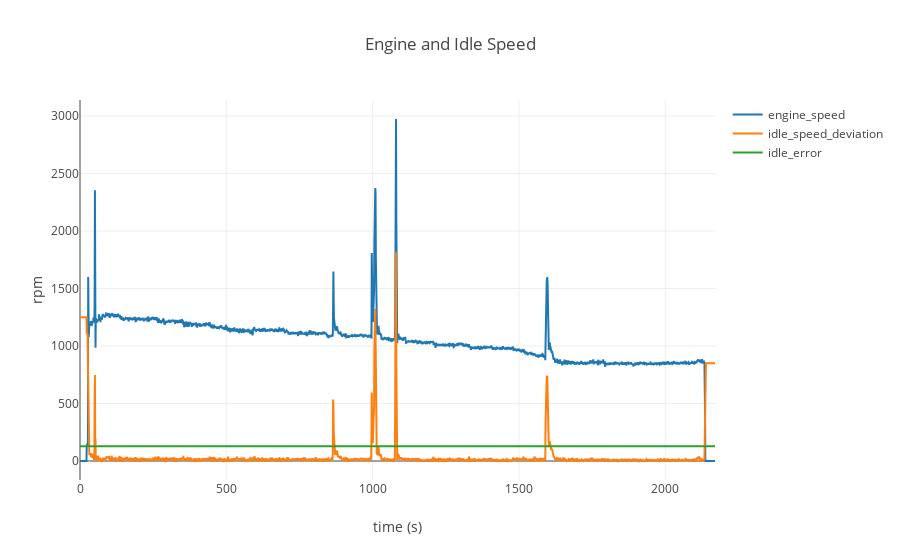

Notebook source saved alongside this figure:
### Markdown cell above
This is the number of steps from 0 which the ECU will use as guide for starting idle speed control during engine warm up. The value will start at quite a high value (>100 steps) on a very cold engine and fall to < 50 steps on a fully warm engine. A high value on a fully warm engine or a low value on a cold engine will cause poor idle speed control. Idle run line position is calculated by the ECU using the engine coolant temperature sensor.

### Code cell
lr.display_graph(['engine_speed','idle_speed_deviation', 'idle_error'], 'Engine and Idle Speed', 'rpm')

### Figure 1 — Plotly figure (JSON) as saved in the notebook; plotly's stock layout.template omitted (floating-point values rounded to 4 significant figures; data arrays with more than 128 entries replaced by an {"elided": "..."} marker saying what was removed)
{"data": [{"name": "engine_speed", "type": "scatter", "uid": "cb73a21a-57c8-4a4d-ad5f-3f6bfd9be216", "x": {"elided": "2171 int values"}, "y": {"elided": "2171 int values"}}, {"name": "idle_speed_deviation", "type": "scatter", "uid": "7cb6b11c-5d63-4a32-875d-10380f5606a1", "x": {"elided": "2171 int values"}, "y": {"elided": "2171 int values"}}, {"name": "idle_error", "type": "scatter", "uid": "c0dabd2e-d1c3-4db4-878f-03b4cb2849e7", "x": {"elided": "2171 int values"}, "y": {"elided": "2171 int values"}}], "layout": {"autosize": true, "title": {"text": "Engine and Idle Speed"}, "xaxis": {"autorange": true, "range": [0, 2170], "title": {"text": "time (s)"}, "type": "linear"}, "yaxis": {"autorange": true, "range": [-165.2, 3139.0], "title": {"text": "rpm"}, "type": "linear"}}}
